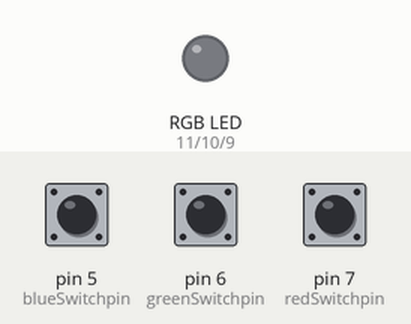
A sketch run on a simulated Arduino Uno, built with avr-gcc and run on an emulated ATmega328P. Shown: an RGB LED mixed from three pins (HIGH = lit). The inputs (shaded band) are chosen by the test bench; at power-on: pin 5 (blueSwitchpin) HIGH, pin 6 (greenSwitchpin) HIGH, pin 7 (redSwitchpin) HIGH. Dim RGB values are drawn brighter than linear.

Above: at 1.2 s.
1.3 s: pin 5 (blueSwitchpin) pulled LOW for 1 s
At 3.0 s:
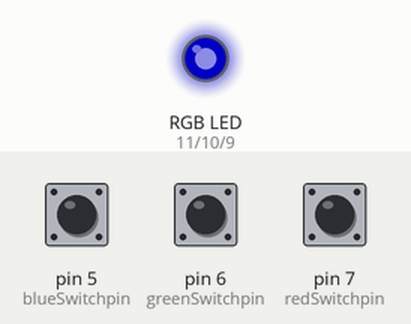
3.8 s: pin 6 (greenSwitchpin) pulled LOW for 3.2 s
8.5 s: pin 7 (redSwitchpin) pulled LOW for 0.15 s
At 9.8 s:
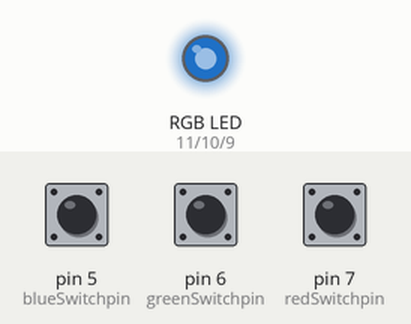
10.1 s: pin 6 (greenSwitchpin) pulled LOW for 0.15 s
At 11.0 s:
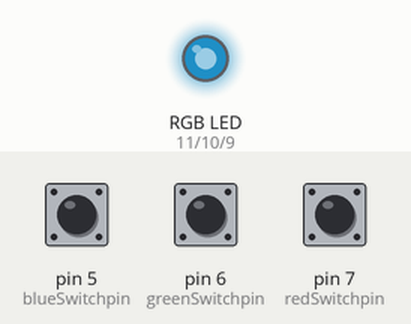
11.7 s: pin 7 (redSwitchpin) pulled LOW for 1 s
At 13.5 s:
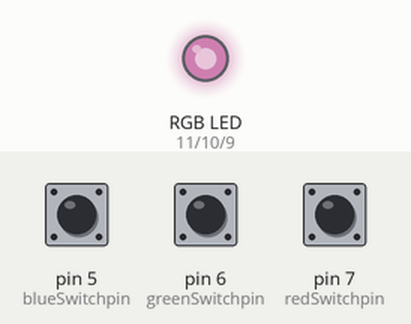
14.2 s: pin 5 (blueSwitchpin) pulled LOW for 3.2 s
Timing chart, 0 to 18.9 s (numbered marks = the images above; inputs shaded):
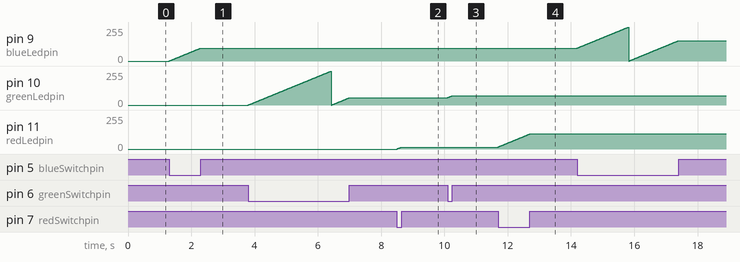

The sketch:

SMAP_LEDorgan.ino
```cpp
#define redLedpin 11
#define greenLedpin 10
#define blueLedpin 9

#define redSwitchpin 7
#define greenSwitchpin 6
#define blueSwitchpin 5

int red = 0;
int blue = 0;
int green = 0;

void setup() {
  // put your setup code here, to run once:
  pinMode(redLedpin, OUTPUT);
  pinMode(greenLedpin, OUTPUT);
  pinMode(blueLedpin, OUTPUT);

  pinMode(redSwitchpin, INPUT_PULLUP);
  pinMode(greenSwitchpin, INPUT_PULLUP);
  pinMode(blueSwitchpin, INPUT_PULLUP);

}

void loop() {
  // put your main code here, to run repeatedly:

    if(digitalRead(redSwitchpin) == LOW)
    {
      red++;
      if(red > 255)
        red = 0;
        Serial.println("RED IS: ");
        Serial.println(red);
    }
    if(digitalRead(greenSwitchpin) == LOW)
    {
      green++;
      if(green > 255)
        green = 0;
      Serial.println("GREEN IS: ");
      Serial.println(green);
    }
    if(digitalRead(blueSwitchpin) == LOW)
    {
      blue++;
      if(blue > 255)
        blue = 0;
      Serial.println("BLUE IS: ");
      Serial.println(blue);
    }
  analogWrite(redLedpin,red);
  analogWrite(greenLedpin, green);
  analogWrite(blueLedpin, blue);
  delay(10);

}
```

Measured:
- after the input at 1.3 s, pin 9 (blueLedpin): moves from 0/255 to 97/255 over 0.98 s, starting at once
- after the input at 8.5 s, pin 11 (redLedpin): moves from 0/255 to 15/255 over 0.14 s, starting at once
- after the input at 10.1 s, pin 10 (greenLedpin): moves from 55/255 to 70/255 over 0.14 s, starting at once
- after the input at 11.7 s, pin 11 (redLedpin): moves from 15/255 to 113/255 over 0.99 s, starting at once
